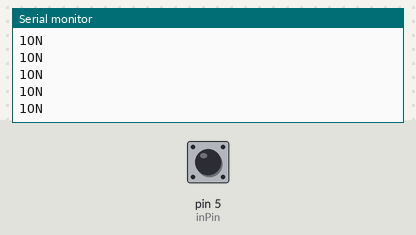
Bench run of a sketch on a simulated Arduino Uno, built with avr-gcc and run on an emulated ATmega328P. Parts: the last lines printed to the serial monitor. The test bench sets the inputs (shaded band); at power-on: pin 5 (inPin) HIGH. No radio packets arrive unless stated.

Above: at 1.2 s.
1.3 s: pin 5 (inPin) pulled LOW for 0.15 s
At 1.45 s:
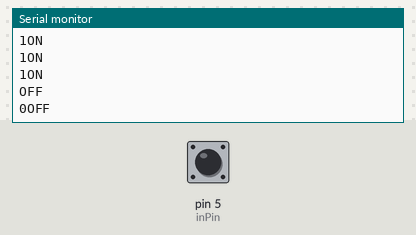
2.9 s: pin 5 (inPin) driven LOW
At 3.12 s:
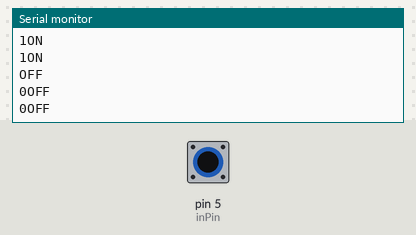

Measured:
- after the input at 1.3 s, the serial monitor: prints a new line at once (image 1)

The sketch:

transmitter.ino
```cpp
// NOTE: The transmitter is the slave arduino for the wifi arduino

#include <VirtualWire.h>
#include <string.h>

const int transmit_pin = 12;
const int inPin = 5;

void setup()
{
  Serial.begin(9600);
  pinMode(inPin, INPUT_PULLUP);
  vw_set_tx_pin(transmit_pin);
  vw_setup(2000); // Bits per sec
}

void loop()
{
  if( digitalRead(inPin) ){
    Serial.print(digitalRead(inPin) );
    Serial.println("ON");
    send("o");
    delay(1);
  }
  else{
    Serial.println("OFF");
    Serial.print(digitalRead(inPin) );
    send("f");
    delay(1);
  }
  delay(50);
}

void send (char *message)
{
  vw_send((uint8_t *)message, strlen(message));
  vw_wait_tx();
}
```
